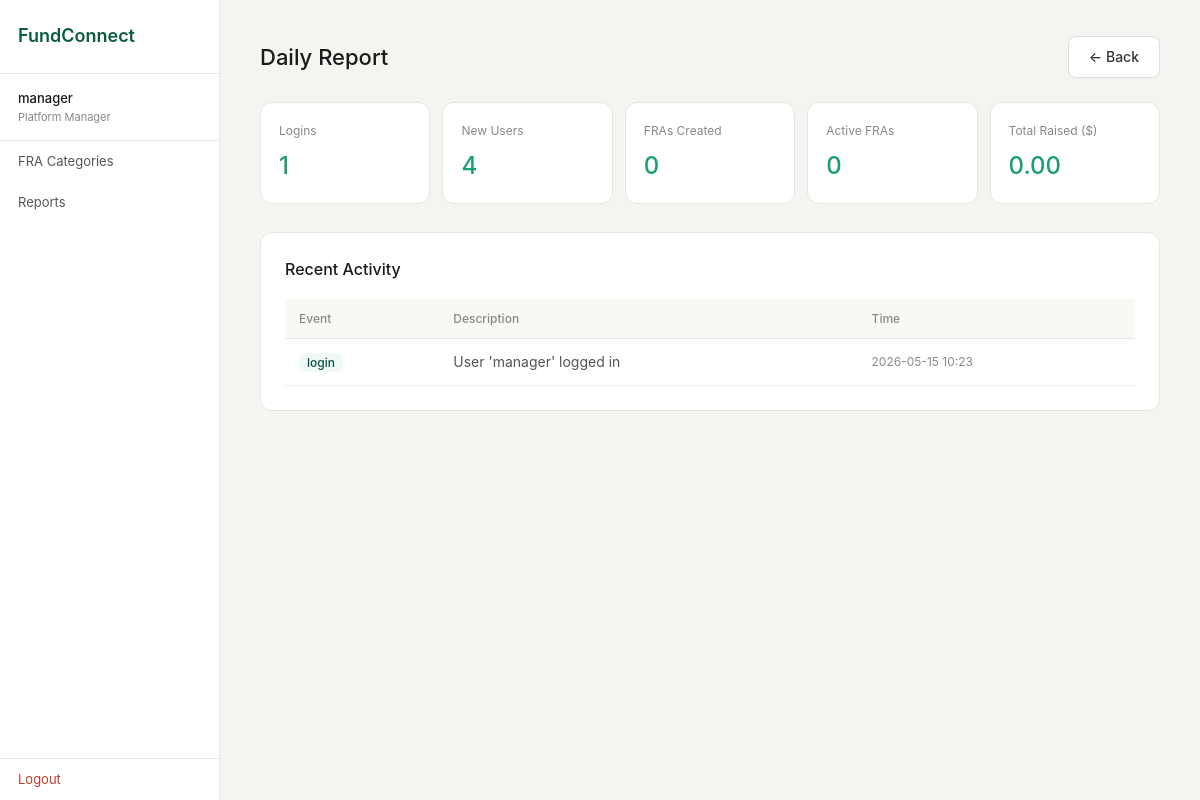
/manager/reports/daily (signed in), run on an earlier commit of the app's database.
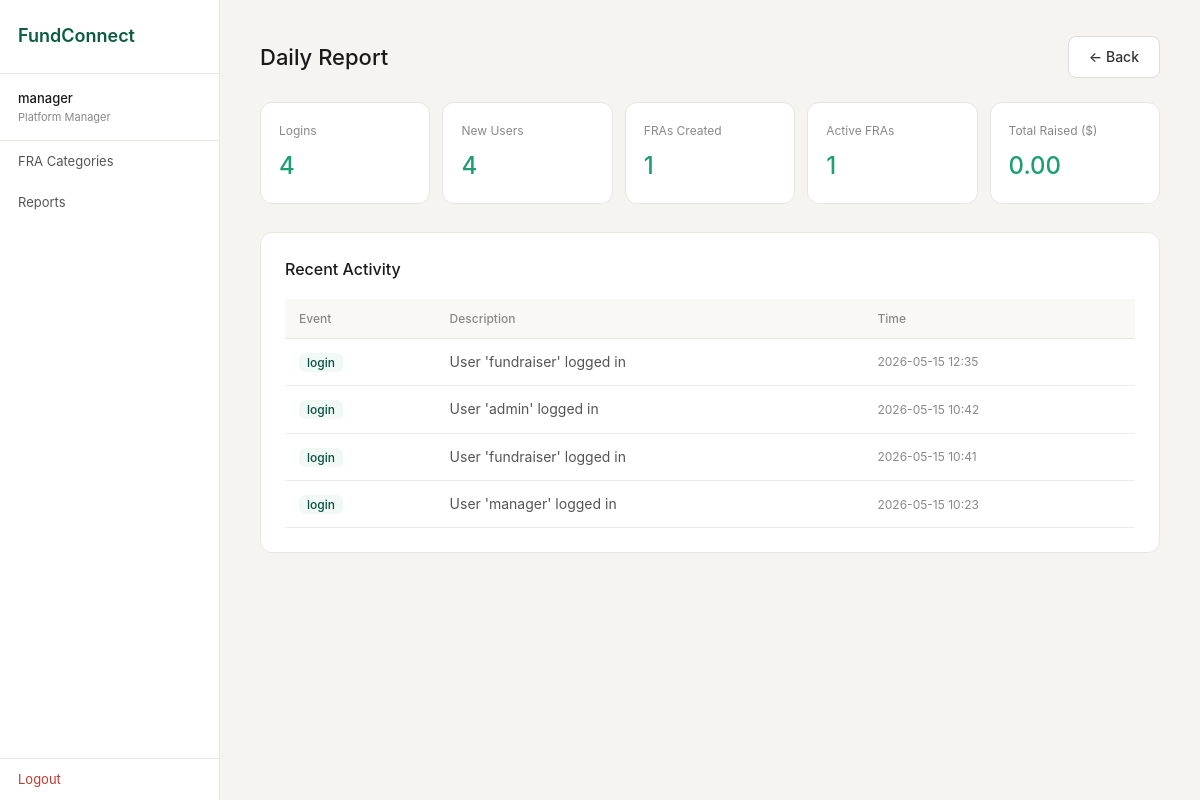
And on a later commit of the database.
### tables this page shows
CREATE TABLE system_log (
                id          INTEGER PRIMARY KEY AUTOINCREMENT,
                event_type  TEXT NOT NULL,
                description TEXT,
                user_id     INTEGER,
                created_at  TEXT DEFAULT (datetime('now'))
            );

### boundary/app.py (the view)
@app.route("/manager/reports/<period>")
def pm_report_view(period):
    if "user_id" not in session or session["role"] != "Platform Manager":
        return redirect(url_for("login"))
    result = ReportController.generate(period)
    if not result["success"]:
        flash(result["message"], "error")
        return redirect(url_for("pm_reports"))
    return render_template("pm_report_view.html", report=result["data"])

### boundary/templates/pm_report_view.html (shortened to what this page needs)
{% extends "base.html" %}
{% block content %}
<div class="page-header">
  <h1 class="page-title">{{ report.label }}</h1>
  <a href="{{ url_for('pm_reports') }}" class="btn">← Back</a>
</div>
<div style="display: grid; grid-template-columns: repeat(auto-fit, minmax(150px, 1fr)); gap: 12px; margin-bottom: 28px;">
  {% for key, val in report.stats.items() %}
  <div style="background: #fff; border: 1px solid #e8e6e0; border-radius: 12px; padding: 18px;">
    <p style="font-size: 12px; color: #888; margin-bottom: 6px;">{{ key }}</p>
    <p style="font-size: 24px; font-weight: 500; color: #1d9e75;">{{ val }}</p>
  </div>
  {% endfor %}
</div>
<div style="background: #fff; border: 1px solid #e8e6e0; border-radius: 12px; padding: 24px;">
  <h2 style="font-size: 16px; font-weight: 500; margin-bottom: 16px;">Recent Activity</h2>
  {% if report.logs %}
  <div class="table-wrap">
    <table>
      <thead>
        <tr>
          <th>Event</th>
          <th>Description</th>
          <th>Time</th>
        </tr>
      </thead>
      <tbody>
        {% for log in report.logs %}
        <tr>
          <td>
            <span style="background: #f0f9f5; color: #085041; padding: 2px 8px; border-radius: 6px; font-size: 12px; font-weight: 500;">
              {{ log.event_type }}
            </span>
          </td>
          <td style="color: #555;">{{ log.description or '—' }}</td>
          <td style="font-size: 12px; color: #888;">{{ log.created_at[:16] if log.created_at else '—' }}</td>
        </tr>
        {% endfor %}
      </tbody>
    </table>
  </div>
  {% else %}
  <div class="empty-state">
    <div class="empty-icon">📊</div>
    <p>No activity recorded in this period.</p>
  </div>
  {% endif %}
</div>
{% endblock %}

### boundary/templates/base.html (shortened to what this page needs)
<!DOCTYPE html>
<html lang="en">
<head>
  <link rel="stylesheet" href="{{ url_for('static', filename='css/style.css') }}">
</head>
<body>
<div class="layout">
  <aside class="sidebar">
    <div class="brand">FundConnect</div>
    <div class="sidebar-user">
      <p class="user-name">{{ session.username }}</p>
      <p class="user-role">{{ session.role }}</p>
    </div>
    <nav>
      {% if session.role == "User Admin" %}
        <a href="{{ url_for('ua_accounts') }}" class="nav-item">User Accounts</a>
        <a href="{{ url_for('ua_profiles') }}" class="nav-item">User Profiles</a>
      {% elif session.role == "Fund Raiser" %}
        <a href="{{ url_for('fr_activities') }}" class="nav-item">My Activities</a>
        <a href="{{ url_for('fr_completed') }}" class="nav-item">Completed Activities</a>
      {% elif session.role == "Donee" %}
        <a href="{{ url_for('d_browse') }}" class="nav-item">Browse Activities</a>
        <a href="{{ url_for('d_favourites') }}" class="nav-item">Favourites</a>
        <a href="{{ url_for('d_history') }}" class="nav-item">Completed History</a>
      {% elif session.role == "Platform Manager" %}
        <a href="{{ url_for('pm_categories') }}" class="nav-item">FRA Categories</a>
        <a href="{{ url_for('pm_reports') }}" class="nav-item">Reports</a>
      {% endif %}
    </nav>
    <a href="{{ url_for('logout') }}" class="nav-item logout">Logout</a>
  </aside>
  <main class="main">
    {% block content %}{% endblock %}
  </main>
</div>
</body>
</html>

### boundary/static/css/style.css (style rules this page uses)
*, *::before, *::after { box-sizing: border-box; margin: 0; padding: 0; }
body { font-family: -apple-system, BlinkMacSystemFont, 'Segoe UI', sans-serif; font-size: 15px; background: #f5f4f0; color: #1a1a1a; line-height: 1.6; }
a { text-decoration: none; color: inherit; }
.layout { display: flex; min-height: 100vh; }
.sidebar { width: 220px; background: #fff; border-right: 1px solid #e8e6e0; display: flex; flex-direction: column; padding: 0; }
.main { flex: 1; padding: 36px 40px; }
.brand { padding: 22px 18px; font-size: 18px; font-weight: 600; color: #0a5c44; border-bottom: 1px solid #e8e6e0; }
.sidebar-user { padding: 14px 18px; border-bottom: 1px solid #e8e6e0; }
.user-name { font-size: 13px; font-weight: 500; }
.user-role { font-size: 11px; color: #888; }
.nav-item { display: block; padding: 10px 18px; font-size: 13px; color: #555; transition: background .15s; }
.logout { margin-top: auto; color: #c0392b !important; border-top: 1px solid #e8e6e0; }
.btn { display: inline-block; padding: 9px 20px; border-radius: 8px; font-size: 14px; font-weight: 500; cursor: pointer; border: 1px solid #ddd; background: #fff; color: #333; }
.page-header { display: flex; justify-content: space-between; align-items: center; margin-bottom: 24px; }
.page-title { font-size: 22px; font-weight: 500; }
.table-wrap { overflow-x: auto; }
table { width: 100%; border-collapse: collapse; font-size: 14px; }
th { text-align: left; padding: 10px 14px; font-size: 12px; font-weight: 500; color: #888; border-bottom: 1px solid #e8e6e0; background: #f9f8f5; }
td { padding: 12px 14px; border-bottom: 1px solid #f0ede8; vertical-align: middle; }

What changed in the data, as far as the page shows it:
added system_log: event_type "login", description "User 'fundraiser' logged in", created_at "2026-05-15 12:35"
added system_log: event_type "login", description "User 'admin' logged in", created_at "2026-05-15 10:42"
added system_log: event_type "login", description "User 'fundraiser' logged in", created_at "2026-05-15 10:41"
Also different on the page:
new list line: "Logins 4"
new list line: "FRAs Created 1"
new list line: "Active FRAs 1"
list line gone: "Logins 1"
list line gone: "FRAs Created 0"
list line gone: "Active FRAs 0"
